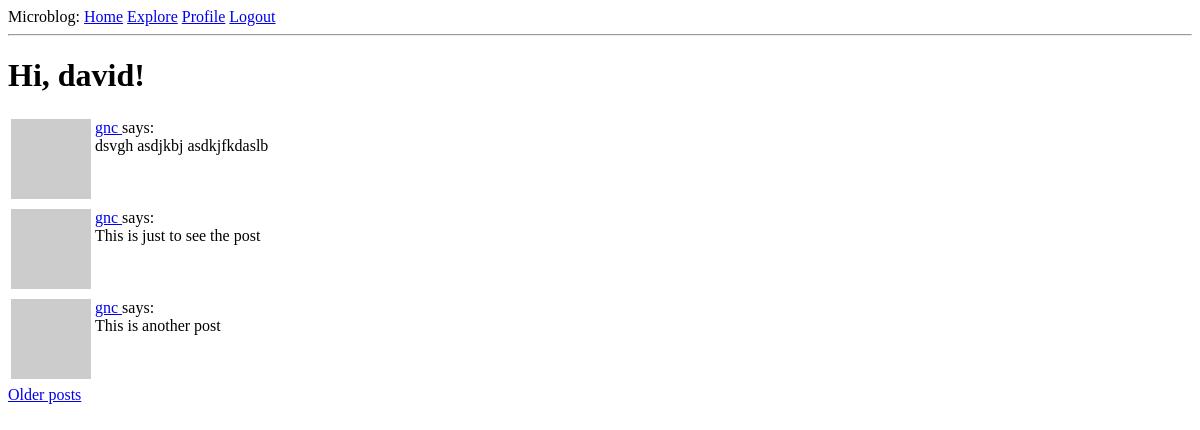
The app's page /explore (signed in), older data.
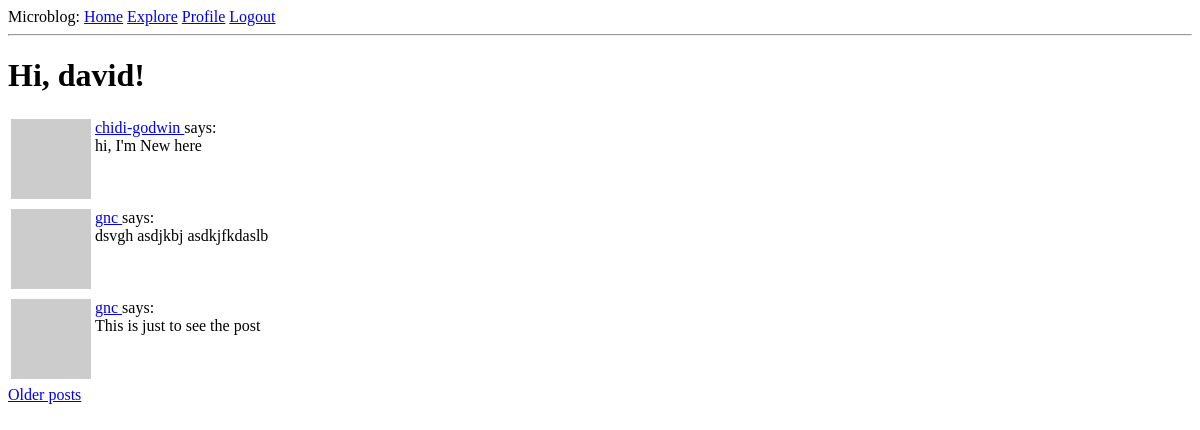
The same page, newer data.
### app/models.py (models this page shows, shortened)
class Post(db.Model):
    __tablename__ = 'posts'
    id = db.Column(db.Integer, primary_key=True)
    body = db.Column(db.String(140))
    timestamp = db.Column(db.DateTime, index=True, default=datetime.utcnow)
    user_id = db.Column(db.Integer,  db.ForeignKey('users.id'))

class User(UserMixin, db.Model):
    __tablename__ = 'users'
    id = db.Column(db.Integer, primary_key=True)
    username = db.Column(db.String(64), index=True,
                         unique=True, nullable=False)
    email = db.Column(db.String(120), index=True, unique=True, nullable=False)
    password_hash = db.Column(db.String(128))
    about_me = db.Column(db.String(140))
    last_seen = db.Column(db.DateTime, default=datetime.utcnow)
    posts = db.relationship('Post', backref='author', lazy='dynamic')
    followed = db.relationship(
        'User', secondary=followers,
        primaryjoin=(followers.c.follower_id == id),
        secondaryjoin=(followers.c.followed_id == id),
        backref=db.backref('followers', lazy='dynamic'), lazy='dynamic'
    )
    def avatar(self, size):
        digest = md5(self.email.lower().encode('utf-8')).hexdigest()
        return f'https://www.gravatar.com/avatar/{digest}?d=identicon&s={size}'

### app/routes.py (the view)
@ app.route('/explore')
@ login_required
def explore():
    page = request.args.get('page', 1, type=int)
    posts = Post.query.order_by(Post.timestamp.desc()).paginate(
        page, app.config['POSTS_PER_PAGE'], False
    )
    next_url = url_for(
        'index', page=posts.next_num) if posts.has_next else None
    prev_url = url_for(
        'index', page=posts.prev_num) if posts.has_prev else None
    return render_template('index.html', title='Explore', posts=posts.items,
                           next_url=next_url, prev_url=prev_url)

### app/models.py (called while the page is built)
@login.user_loader
def load_user(id):
    return User.query.get(int(id))

### app/routes.py (called while the page is built)
@app.before_request
def before_request():
    if current_user.is_authenticated:
        current_user.last_seen = datetime.utcnow()
        db.session.commit()

### app/templates/index.html (shortened to what this page needs)
{% extends "base.html" %}
{% block content %}
<h1>Hi, {{ current_user.username }}!</h1>
{% for post in posts %}
    {% include '_post.html' %}
{% endfor %}
{% if next_url %}
<a href="{{ next_url }}">Older posts</a>
{% endif %}
{% endblock %}

### app/templates/_post.html
<table>
    <tr valign="top">
        <td><img src="{{ post.author.avatar(36) }}"></td>
        <td>
            <a href="{{ url_for('user', username=post.author.username) }}">
                {{ post.author.username }}
            </a>
            says:<br>{{ post.body }}
        </td>
    </tr>
</table>

Row changes from the older to the newer data that the page shows:
no longer on this page (row unchanged): Post: author.username "gnc", body "This is another post"
added Post: author.username "chidi-godwin", body "hi, I'm New here"
